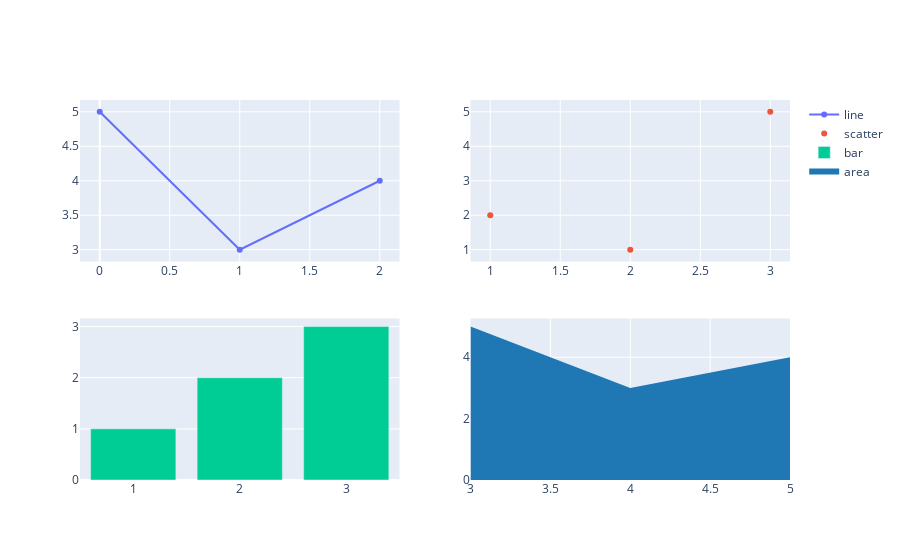

The code cell stored with this chart in its notebook:
### Markdown cell above
## 4.1 サブプロット

- make_subplots 関数を実行して、figure を作成
- figure から add_trace メソッドを実行して、 trace を追加

### Code cell
line_trace = go.Scatter(x=[0, 1, 2], y=[5, 3, 4], name="line")
scatter_trace = go.Scatter(
    x=[1, 2, 3], y=[2, 1, 5], mode="markers", name="scatter"
)
bar_trace = go.Bar(x=[1, 2, 3], y=[1, 2, 3], name="bar")
area_trace = go.Scatter(
    x=[3, 4, 5],
    y=[5, 3, 4],
    mode="none",
    fillcolor="#1f77b4",
    fill="tozeroy",
    name="area",
)

subplots_fig = make_subplots(rows=2, cols=2)
subplots_fig.add_trace(line_trace, row=1, col=1)
subplots_fig.add_trace(scatter_trace, row=1, col=2)
subplots_fig.add_trace(bar_trace, row=2, col=1)
subplots_fig.add_trace(area_trace, row=2, col=2)

subplots_fig.show()

### Figure 1 — Plotly figure (JSON) as saved in the notebook; plotly's stock layout.template omitted (floating-point values rounded to 4 significant figures)
{"data": [{"name": "line", "type": "scatter", "x": [0, 1, 2], "xaxis": "x", "y": [5, 3, 4], "yaxis": "y"}, {"mode": "markers", "name": "scatter", "type": "scatter", "x": [1, 2, 3], "xaxis": "x2", "y": [2, 1, 5], "yaxis": "y2"}, {"name": "bar", "type": "bar", "x": [1, 2, 3], "xaxis": "x3", "y": [1, 2, 3], "yaxis": "y3"}, {"fill": "tozeroy", "fillcolor": "#1f77b4", "mode": "none", "name": "area", "type": "scatter", "x": [3, 4, 5], "xaxis": "x4", "y": [5, 3, 4], "yaxis": "y4"}], "layout": {"xaxis": {"anchor": "y", "domain": [0, 0.45]}, "xaxis2": {"anchor": "y2", "domain": [0.55, 1]}, "xaxis3": {"anchor": "y3", "domain": [0, 0.45]}, "xaxis4": {"anchor": "y4", "domain": [0.55, 1]}, "yaxis": {"anchor": "x", "domain": [0.575, 1]}, "yaxis2": {"anchor": "x2", "domain": [0.575, 1]}, "yaxis3": {"anchor": "x3", "domain": [0, 0.425]}, "yaxis4": {"anchor": "x4", "domain": [0, 0.425]}}}
